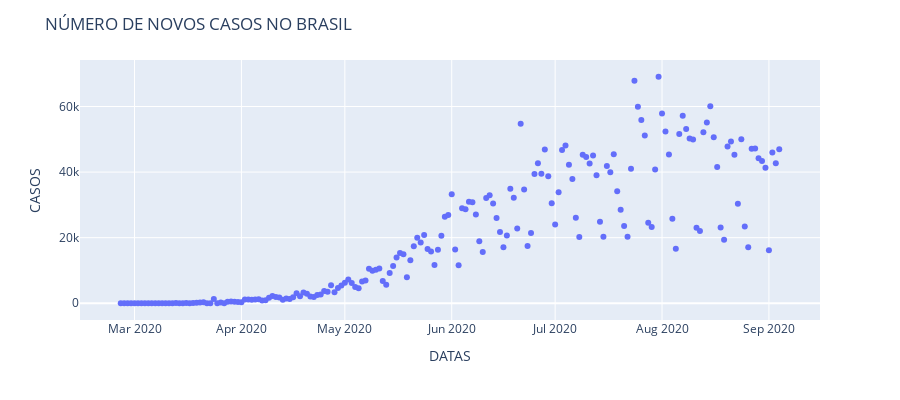

Notebook source saved alongside this figure:
### Code cell
disp = px.scatter(x=covid_brasil.date, y=covid_brasil.new_cases)
disp.update_layout(width= 900, height = 400, title_text = 'NÚMERO DE NOVOS CASOS NO BRASIL')
disp.update_xaxes(title= 'DATAS')
disp.update_yaxes(title= 'CASOS')
disp.show()

### Figure 1 — Plotly figure (JSON) as saved in the notebook; plotly's stock layout.template omitted (floating-point values rounded to 4 significant figures; data arrays with more than 128 entries replaced by an {"elided": "..."} marker saying what was removed)
{"data": [{"hovertemplate": "x=%{x}<br>y=%{y}<extra></extra>", "legendgroup": "", "marker": {"color": "#636efa", "symbol": "circle"}, "mode": "markers", "name": "", "orientation": "v", "showlegend": false, "type": "scatter", "x": {"elided": "192 str values"}, "xaxis": "x", "y": {"elided": "192 int values"}, "yaxis": "y"}], "layout": {"height": 400, "legend": {"tracegroupgap": 0}, "margin": {"t": 60}, "title": {"text": "NÚMERO DE NOVOS CASOS NO BRASIL"}, "width": 900, "xaxis": {"anchor": "y", "domain": [0, 1], "title": {"text": "DATAS"}}, "yaxis": {"anchor": "x", "domain": [0, 1], "title": {"text": "CASOS"}}}}
